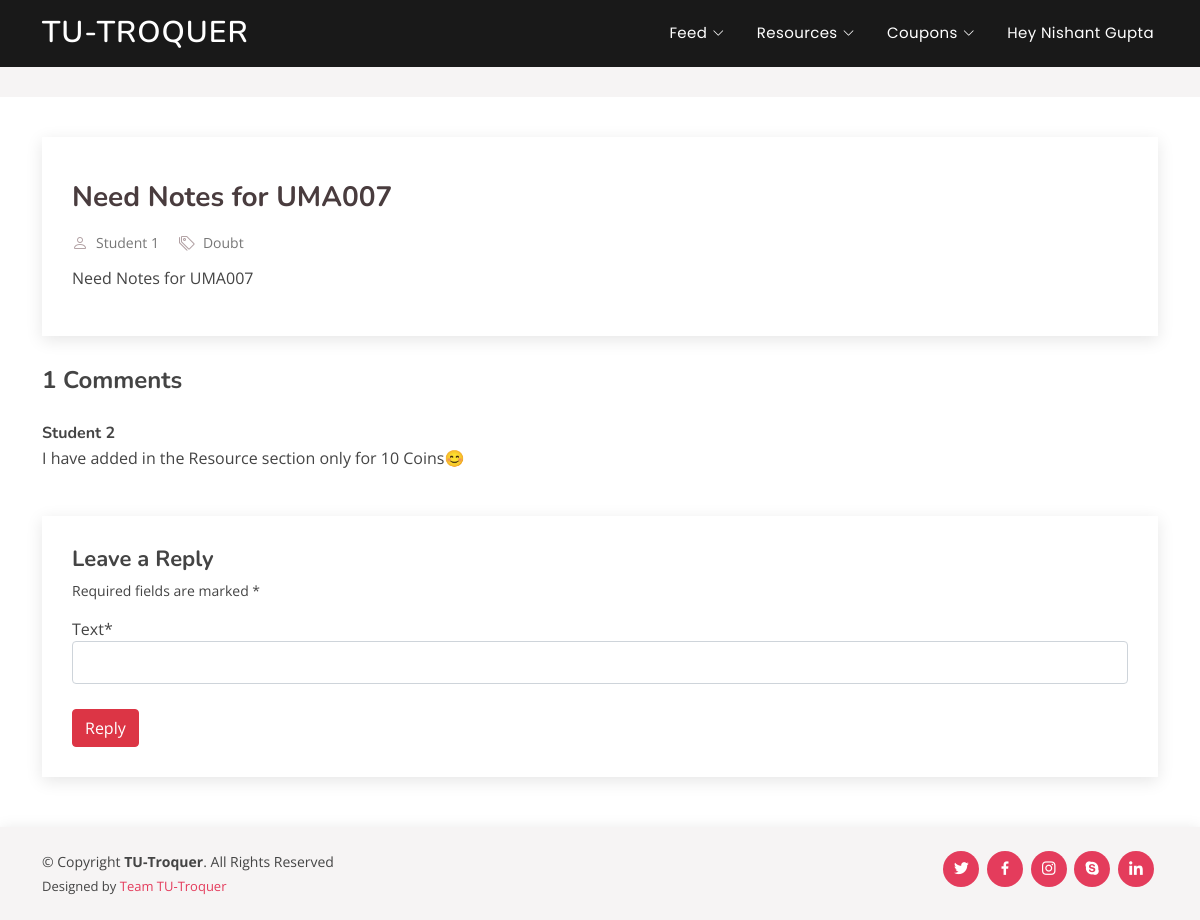
Page /feed-details/1 (signed in) on the committed database.
### user/models.py (models this page shows, shortened)
class User(AbstractUser):
	username			= None
	email 				= models.EmailField(verbose_name='Email Address', unique=True)
	name 				= models.CharField(max_length=50)
	contact_no 			= PhoneNumberField(blank=False, null=False, help_text='Add country code before the contact no.')
	coins				= models.IntegerField(default=50)
	ratings				= models.IntegerField(default=0)
	is_student			= models.BooleanField(default=False)
	is_company 			= models.BooleanField(default=False)
	USERNAME_FIELD 		= 'email'
	user_permissions 	= None
	groups 				= None
	REQUIRED_FIELDS 	= []
	objects = CustomUserManager()

### home/models.py (models this page shows, shortened)
class Feed(models.Model):
	post_type = (('Doubt', 'Doubt'),
				('News', 'News'),)
	author 				= models.ForeignKey(User, related_name = 'author', on_delete=models.CASCADE, null=True)
	title 				= models.CharField(max_length=50)
	post_type			= models.CharField(choices=post_type, max_length=5)
	description			= models.CharField(max_length=500)
	image 				= models.ImageField(default='feed/default.jpg', upload_to='feed/', null=True, blank=True)

class Comments(models.Model):
	by_user 			= models.ForeignKey(User, related_name= 'by_user', on_delete=models.CASCADE, null=False, blank=False)
	feed 				= models.ForeignKey(Feed, related_name= 'feed', on_delete=models.CASCADE, null=True, blank=True)
	text 				= models.CharField(max_length=200, null=False, blank=False)

### home/views.py (the view)
# urls.py: path('feed-details/<int:pk>',				feed_details,		name='feed_details'),
@login_required
def feed_details(request, pk):
	feed = Feed.objects.get(id = pk)
	comment = Comments.objects.filter(feed=feed).order_by('-id')
	if(request.method == 'POST'):
		form = AddComment(request.POST)
		if form.is_valid():
			form.instance.by_user = request.user
			form.instance.feed = feed
			form.save()
	form = AddComment()
	context = {
		'feed' : feed,
		'comment' : comment,
		'form' : form,
	}
	return render(request, 'home/feeds-single.html', context)

### home/forms.py
class AddComment(forms.ModelForm):
	class Meta():
		model = Comments
		fields = ['text']

### home/templates/home/feeds-single.html (shortened to what this page needs)
{% extends "home/base.html" %}
{% load static %}
{% load crispy_forms_tags %}
{% block body %}
<body>
  <main id="main">
    <section id="breadcrumbs" class="breadcrumbs">
    </section>
    <section id="blog" class="blog">
      <div class="container" data-aos="fade-up">
        <div class="row">
          <div class="col entries">
            <article class="entry entry-single">
              <div class="entry-img">
              </div>
              <h2 class="entry-title">
                <a href="blog-single.html">{{ feed.title}}</a>
              </h2>
              <div class="entry-meta">
                <ul>
                  <li class="d-flex align-items-center"><i class="bi bi-person"></i> <a href="{% url 'user_profile' feed.author.id %}">{{ feed.author.name }}</a></li>
                  <li class="d-flex align-items-center"><i class="bi bi-tags"></i> <a href="blog-single.html">{{ feed.post_type }}</a></li>
                </ul>
              </div>
              <div class="entry-content">
                <p>
                  {{ feed.description }}
                </p>
              </div>
            </article>
            <div class="blog-comments">
              <h4 class="comments-count">{{ comment.count }} Comments</h4>
              {% for commen in comment %}
              <div id="comment-1" class="comment">
                <div class="d-flex">
                  <div>
                    <h5><a href="{% url 'user_profile' commen.by_user.id %}">{{ commen.by_user.name }}</a> </h5>
                    <p>
                      {{ commen.text }}
                    </p>
                  </div>
                </div>
              </div>
              {% endfor %}
              <div class="reply-form">
                <h4>Leave a Reply</h4>
                <p>Required fields are marked * </p>
                        <form method="POST" enctype="multipart/form-data">
                          {{form|crispy}}
                        <button class="btn btn-danger" type="submit" value="Reply">Reply</button>
                        </form>
              </div>
            </div>
          </div>
        </div>
      </div>
    </section>
  </main>
{% endblock body %}

### home/templates/home/base.html (shortened to what this page needs)
{% load static %}
<!DOCTYPE html>
<html lang="en">
<head>
  <link href="{%static 'home/assets/vendor/bootstrap/css/bootstrap.min.css'%}" rel="stylesheet">
  <link href="{%static 'home/assets/vendor/bootstrap-icons/bootstrap-icons.css'%}" rel="stylesheet">
  <link href="{%static 'home/assets/vendor/boxicons/css/boxicons.min.css'%}" rel="stylesheet">
  <link href="{%static 'home/assets/vendor/glightbox/css/glightbox.min.css'%}" rel="stylesheet">
  <link href="{%static 'home/assets/vendor/remixicon/remixicon.css'%}" rel="stylesheet">
  <link href="{%static 'home/assets/vendor/swiper/swiper-bundle.min.css'%}" rel="stylesheet">
  <link href="{%static 'home/assets/css/style.css'%}" rel="stylesheet">
</head>
<body>
  <header id="header" class="fixed-top header-inner-pages">
    <div class="container d-flex align-items-center justify-content-between">
      <h1 class="logo"><a href="{% url 'my_posted_resources' %}">TU-Troquer</a></h1>
      <nav id="navbar" class="navbar">
        <ul>
          <li class="dropdown"><a href="{% url 'feeds' %}"><span>Feed</span> <i class="bi bi-chevron-down"></i></a>
          </li>
          <li class="dropdown"><a href="{% url 'all-resources' %}"><span>Resources</span> <i class="bi bi-chevron-down"></i></a>
          </li>
          <li class="dropdown"><a href="{% url 'available' %}"><span>Coupons</span> <i class="bi bi-chevron-down"></i></a>
          </li>
          {% if user.is_authenticated %}
          <li class="dropdown" ><a href="#">Hey {{ user.name }}</a>
          </li>
          {% else %}
          <li><a class="nav-link scrollto" href="{% url 'login' %}">Login/Signup</a></li>
          {% endif %}
        </ul>
      </nav>
    </div>
  </header>
{% block body %}{% endblock body %}
  <footer id="footer">
    <div class="container d-md-flex py-4">
      <div class="me-md-auto text-center text-md-start">
        <div class="copyright">
          &copy; Copyright <strong><span>TU-Troquer</span></strong>. All Rights Reserved
        </div>
        <div class="credits">
          Designed by <a href="#">Team TU-Troquer</a>
        </div>
      </div>
      <div class="social-links text-center text-md-right pt-3 pt-md-0">
        <a href="#" class="twitter"><i class="bx bxl-twitter"></i></a>
        <a href="#" class="facebook"><i class="bx bxl-facebook"></i></a>
        <a href="#" class="instagram"><i class="bx bxl-instagram"></i></a>
        <a href="#" class="google-plus"><i class="bx bxl-skype"></i></a>
        <a href="#" class="linkedin"><i class="bx bxl-linkedin"></i></a>
      </div>
    </div>
  </footer>
</body>
</html>

### home/static/home/assets/css/style.css (style rules this page uses)
body { font-family: "Open Sans", sans-serif; color: #444444; }
a { color: #e43c5c; text-decoration: none; }
h1, h2, h3, h4, h5, h6 { font-family: "Nunito", sans-serif; }
#header { transition: all 0.5s; z-index: 997; padding: 20px 0; }
#header .logo { font-size: 30px; margin: 0; padding: 0; line-height: 1; font-weight: 600; letter-spacing: 1px; text-transform: uppercase; }
#header .logo a { color: #fff; }
#header.header-scrolled, #header.header-inner-pages { background: rgba(0, 0, 0, 0.9); padding: 12px 0; }
.navbar { padding: 0; }
.navbar ul { margin: 0; padding: 0; display: flex; list-style: none; align-items: center; }
.navbar li { position: relative; }
.navbar > ul > li { white-space: nowrap; padding: 10px 0 10px 24px; }
.navbar a { display: flex; align-items: center; justify-content: space-between; font-family: "Poppins", sans-serif; color: #fff; font-size: 15px; padding: 0 4px; white-space: nowrap; transition: 0.3s; letter-spacing: 0.4px; position: relative; }
.navbar a i { font-size: 12px; line-height: 0; margin-left: 5px; }
.navbar > ul > li > a:before { content: ""; position: absolute; width: 100%; height: 2px; bottom: -6px; left: 0; background-color: #e43c5c; visibility: hidden; transform: scaleX(0); transition: all 0.3s ease-in-out 0s; }
section { padding: 60px 0; overflow: hidden; }
.breadcrumbs { padding: 15px 0; background: #f6f4f4; margin-top: 67px; }
.blog { padding: 40px 0 20px 0; }
.blog .entry { padding: 30px; margin-bottom: 60px; box-shadow: 0 4px 16px rgba(0, 0, 0, 0.1); }
.blog .entry .entry-img { max-height: 440px; margin: -30px -30px 20px -30px; overflow: hidden; }
.blog .entry .entry-title { font-size: 28px; font-weight: bold; padding: 0; margin: 0 0 20px 0; }
.blog .entry .entry-title a { color: #493c3e; transition: 0.3s; }
.blog .entry .entry-meta { margin-bottom: 15px; color: #b1a0a3; }
.blog .entry .entry-meta ul { display: flex; flex-wrap: wrap; list-style: none; align-items: center; padding: 0; margin: 0; }
.blog .entry .entry-meta ul li + li { padding-left: 20px; }
.blog .entry .entry-meta i { font-size: 16px; margin-right: 8px; line-height: 0; }
.blog .entry .entry-meta a { color: #777777; font-size: 14px; display: inline-block; line-height: 1; }
.blog .entry .entry-content p { line-height: 24px; }
.blog .entry-single { margin-bottom: 30px; }
.blog .blog-comments { margin-bottom: 30px; }
.blog .blog-comments .comments-count { font-weight: bold; }
.blog .blog-comments .comment { margin-top: 30px; position: relative; }
.blog .blog-comments .comment h5 { font-size: 16px; margin-bottom: 2px; }
.blog .blog-comments .comment h5 a { font-weight: bold; color: #444444; transition: 0.3s; }
.blog .blog-comments .reply-form { margin-top: 30px; padding: 30px; box-shadow: 0 4px 16px rgba(0, 0, 0, 0.1); }
.blog .blog-comments .reply-form h4 { font-weight: bold; font-size: 22px; }
.blog .blog-comments .reply-form p { font-size: 14px; }
.blog .blog-comments .reply-form input { border-radius: 4px; padding: 10px 10px; font-size: 14px; }
.blog .blog-comments .reply-form .form-group { margin-bottom: 25px; }
#footer { color: #444444; font-size: 14px; background: #f6f4f4; box-shadow: 0px 2px 15px rgba(0, 0, 0, 0.1); }
#footer .credits { padding-top: 5px; font-size: 13px; color: #444444; }
#footer .social-links a { font-size: 18px; display: inline-block; background: #e43c5c; color: #fff; line-height: 1; padding: 8px 0; margin-right: 4px; border-radius: 50%; text-align: center; width: 36px; height: 36px; transition: 0.3s; }

### rows in the picture
User: name "Nishant Gupta"
Feed: title "Need Notes for UMA007", author.name "Student 1", post_type "Doubt", description "Need Notes for UMA007"
Comments: by_user.name "Student 2", text "I have added in the Resource section only for 10 Coins😊"

### other values in the picture
{{ comment.count }} "1"
